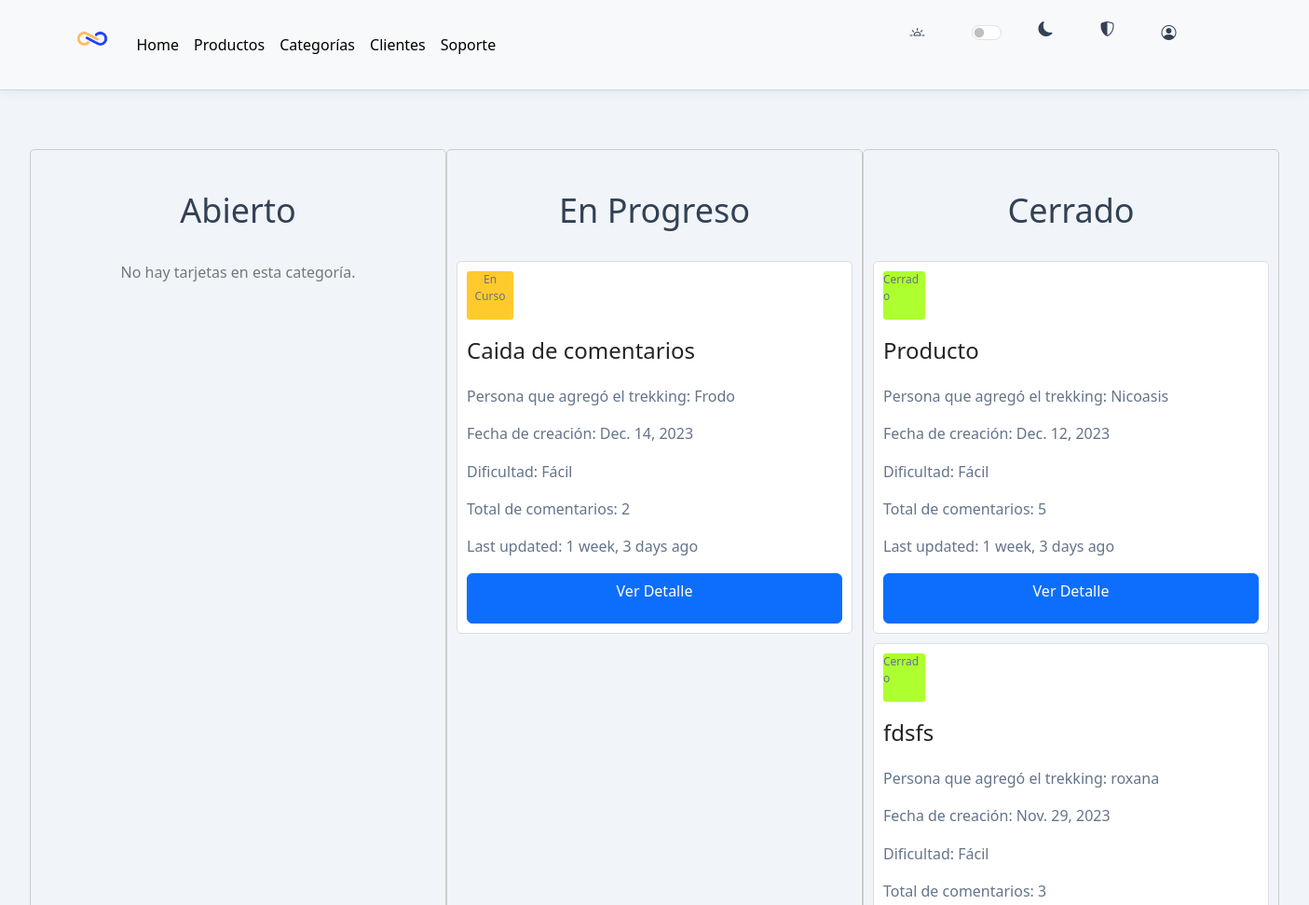
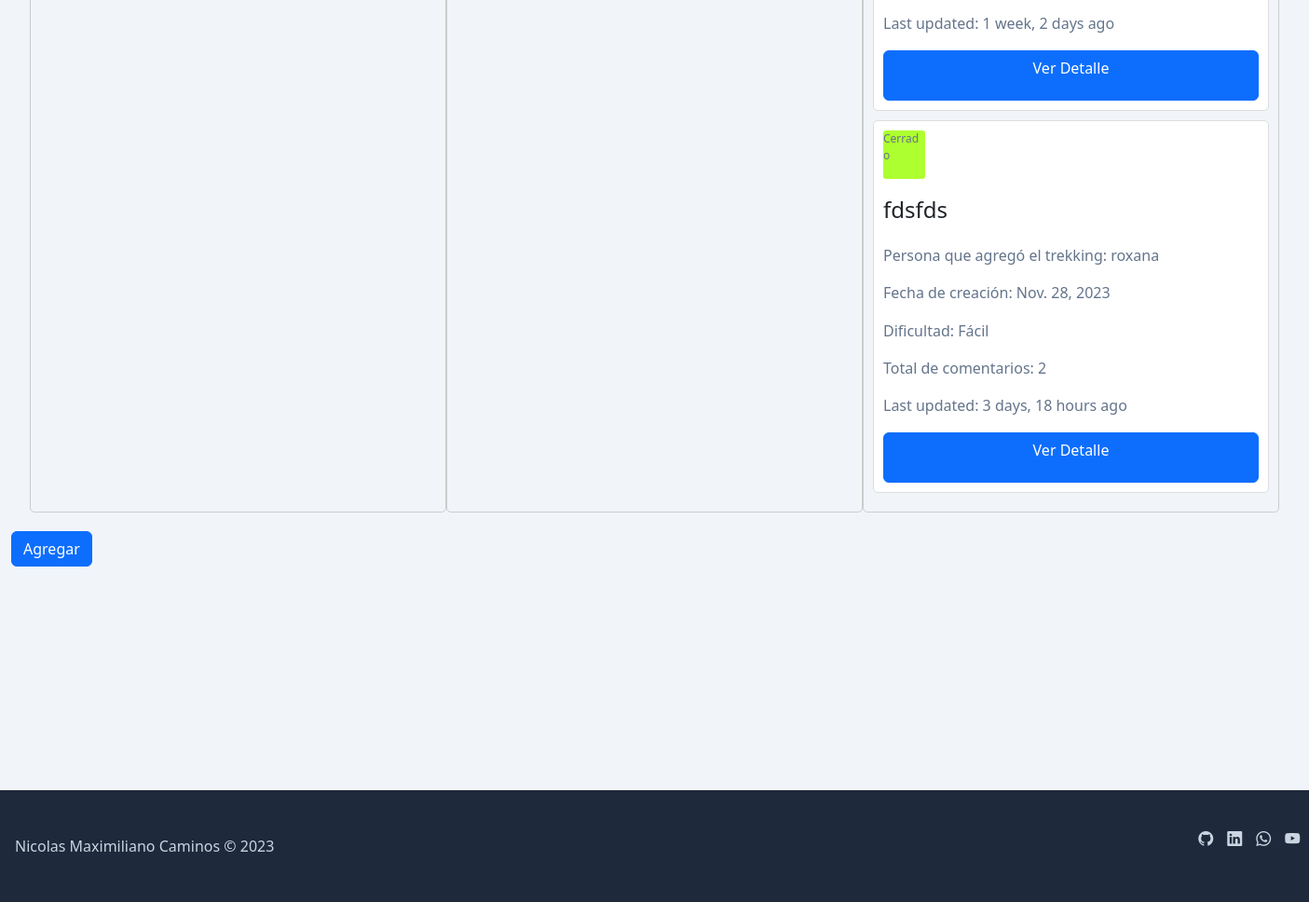
Screenshot of /trekking/ (signed in) with the database file from the repository (2 pictures, top to bottom).
### AppInfinity/models.py (models this page shows, shortened)
class Trekking(models.Model):
    ESTADO_CHOICES = [
        ('Abierto', 'Abierto'),
        ('En Curso', 'En Curso'),
        ('Cerrado', 'Cerrado'),
    ]
    nombre = models.CharField(max_length=255)
    descripcion = models.TextField()
    fecha_inicio = models.DateField()
    duracion_dias = models.IntegerField(blank=True, null=True)
    dificultad = models.CharField(max_length=20, choices=[('Fácil', 'Fácil'), ('Intermedio', 'Intermedio'), ('Difícil', 'Difícil')], default='Fácil', null=True)
    requisitos = models.TextField(blank=True, null=True)
    usuario = models.ForeignKey(User, on_delete=models.CASCADE)
    estado = models.CharField(max_length=10, choices=ESTADO_CHOICES, default='abierto')
    fecha_cierre = models.DateField(blank=True, null=True)
    last_updated = models.DateTimeField(auto_now=True)

### AppInfinity/views.py (the view, shortened to what this page needs)
# urls.py: path('trekking/', TrekkingView.as_view(), name='trekking_list'),
class TrekkingView(LoginRequiredMixin, View):
    template_name = 'trekking_list.html'
    @method_decorator(login_required(login_url='login'))
    def dispatch(self, request, *args, **kwargs):
        return super().dispatch(request, *args, **kwargs)
    def get(self, request, *args, **kwargs):
        trekking_list = Trekking.objects.all()
        trekking_abierto = trekking_list.filter(estado='Abierto')
        trekking_en_progreso = trekking_list.filter(estado='En Curso')
        trekking_cerrado = trekking_list.filter(estado='Cerrado')
        return render(request, self.template_name, {
            'trekking_abierto': trekking_abierto,
            'trekking_en_progreso': trekking_en_progreso,
            'trekking_cerrado': trekking_cerrado,
            'comment_form': CommentForm
        })

### templates/trekking_list.html (shortened to what this page needs)
{% extends 'base.html' %}
{% block content %}
<div class="kanban-board">
  <div class="kanban-column">
    <h2>Abierto</h2>
    {% if not trekking_abierto %}
      <p class="no-cards">No hay tarjetas en esta categoría.</p>
    {% endif %}
  </div>
  <div class="kanban-column">
    <h2>En Progreso</h2>
    {% for trekking in trekking_en_progreso %}
      <div class="card">
        <div class="enprogreso">
          <p>{{ trekking.estado }}</p>
        </div>
        <h5 class="card-title">{{ trekking.nombre }}</h5>
        <p>Persona que agregó el trekking: {{ trekking.usuario.username }}</p>
        <p>Fecha de creación: {{ trekking.fecha_inicio }}</p>
        <p>Dificultad: {{ trekking.dificultad }}</p>
        {% if trekking.comments.exists %}
            <p>Total de comentarios: {{ trekking.comments.count }}</p>
        {% else %}
            <p>No hay comentarios aún.</p>
        {% endif %}
        <p>Last updated: {{ trekking.last_updated|timesince }} ago</p>
        <a class="btn btn-primary"  href="{% url 'trekking_detail' trekking_id=trekking.id %}">Ver Detalle</a>
      </div>
    {% endfor %}
  </div>
  <div class="kanban-column">
    <h2>Cerrado</h2>
    {% for trekking in trekking_cerrado %}
      <div class="card">
        <div class="cancelado">
          <p>{{ trekking.estado }}</p>
        </div>
        <h5 class="card-title">{{ trekking.nombre }}</h5>
        <p>Persona que agregó el trekking: {{ trekking.usuario.username }}</p>
        <p>Fecha de creación: {{ trekking.fecha_inicio }}</p>
        <p>Dificultad: {{ trekking.dificultad }}</p>
        {% if trekking.comments.exists %}
            <p>Total de comentarios: {{ trekking.comments.count }}</p>
        {% else %}
            <p>No hay comentarios aún.</p>
        {% endif %}
        <p>Last updated: {{ trekking.last_updated|timesince }} ago</p>
        <a class="btn btn-primary" href="{% url 'trekking_detail' trekking_id=trekking.id %}">Ver Detalle</a>
      </div>
    {% endfor %}
  </div>
</div>
<a aria-current="page" class="btn btn-primary" href="{% url 'crear_reporte' %}">Agregar</a>
{% endblock %}

### templates/base.html (shortened to what this page needs)
{% load static %}
<!DOCTYPE html>
<html lang="en">
<head>
    <link rel="stylesheet" href="https://cdn.jsdelivr.net/npm/bootstrap@5.3.0/dist/css/bootstrap.min.css">
    <link rel="stylesheet" href="https://cdn.jsdelivr.net/npm/bootstrap-icons@1.10.3/font/bootstrap-icons.css" />
    <link rel="stylesheet" href="{% static 'css/style.css' %}" />
</head>
<body class="body-contact">
    <header class="base-header">
        {% include 'partials/navbarindex.html' %}
    </header>
    <main class="base-content container-fluid">
        {% block content %}
        {% endblock %}
    </main>
    <footer class="base-footer" id="footer_contact">
        {% include 'partials/footer.html' %}
    </footer>
</body>
</html>

### templates/partials/navbarindex.html (shortened to what this page needs)
{% block content %}
<nav class="navbar navbar-expand-lg navbar-light bg-light" id="navbar_oasis">
    <div class="container">
        <img class="d-inline-block align-text-top logo_Infinity" />
        <div class="collapse navbar-collapse" id="navbarScroll">
            {% if user.is_authenticated %}
            <ul class="navbar-nav me-auto my-2 my-lg-0 navbar-nav-scroll" class="nav_ul"
                style="--bs-scroll-height: 100px">
                <li class="nav-item">
                    <a class="nav-link active" aria-current="page" href="{% url 'index' %}">Home</a>
                </li>
                <li class="nav-item">
                    <a class="nav-link active" aria-current="page" href="{% url 'producto' %}">Productos</a>
                </li>
                <li class="nav-item">
                    <a class="nav-link active" aria-current="page" href="{% url 'categoria' %}">Categorías</a>
                </li>
                <li class="nav-item">
                    <a class="nav-link active" aria-current="page" href="{% url 'cliente' %}"> Clientes</a>
                </li>
                <li class="nav-item">
                    <a class="nav-link active" aria-current="page"  href="{% url 'trekking_list' %}">Soporte</a>
                </li>
            </ul>
            <form class="d-flex">
                <p id="items" class="bi bi-brightness-alt-high"></p>
                <div class="form-check form-switch slider">
                    <input title="checkbox-datascheme" class="form-check-input" type="checkbox" role="switch"
                        id="slider" />
                </div>
                <ul>
                </ul>
                {% if user.is_staff %}
                <li id="items_user" class="bi bi-shield-shaded bi-brightness-alt-high" data-bs-toggle="offcanvas" data-bs-target="#offcanvasScrolling" type="button">
                    <a class="nav-link active" aria-current="page" href="{% url 'admin:index' %}" alt=" ">&nbsp;</a>
                </li>
                {% with avatar_url=request.session.avatar %}
                {% if user.is_authenticated and avatar_url %}
                    <a href="#" data-bs-toggle="offcanvas" data-bs-target="#offcanvasBottom" aria-controls="offcanvasBottom">
                        <img src="{{ avatar_url }}" class="avatar" alt="User Avatar">
                    </a>
                {% else %}
                    <span class="bi bi-person-circle bi-brightness-alt-high avatar" data-bs-toggle="offcanvas" data-bs-target="#offcanvasBottom" aria-controls="offcanvasBottom">
                    </span>
                {% endif %}
            {% endwith %}
            {% endif %}
            {% endif %}
            </form>
        </div>
    </div>
</nav>
{% endblock %}

### templates/partials/footer.html
<div>
    <p class="pFooter">Nicolas Maximiliano Caminos © 2023</p>
</div>
<ul class="socialmedia">
    <li>
        <a title="github" class="bi bi-github"
            href="https://github.com/NicolasCaminos/Infinity-Shop-Django"></a>
    </li>
    <li>
        <a title="linkedin" class="bi bi-linkedin" href="https://www.linkedin.com/in/nicolascaminos/"></a>
    </li>
    <li>
        <a title="Whatsapp" class="bi bi-whatsapp" href="https://api.whatsapp.com/send?phone=3517075862"></a>
    </li>
    <li>
        <a title="Youtube" class="bi bi-youtube"
            href="https://www.youtube.com/channel/UCUDVBtnOQi4c7E8jebpjc9Q"></a>
    </li>
</ul>

### rows the page displays
Trekking: estado "En Curso", nombre "Caida de comentarios", usuario.username "Frodo", fecha_inicio "Dec. 14, 2023", dificultad "Fácil", comments.count "2", last_updated "1 week, 3 days"
Trekking: estado "Cerrado", nombre "Producto", usuario.username "Nicoasis", fecha_inicio "Dec. 12, 2023", dificultad "Fácil", comments.count "5", last_updated "1 week, 3 days"
Trekking: estado "Cerrado", nombre "fdsfs", usuario.username "roxana", fecha_inicio "Nov. 29, 2023", dificultad "Fácil", comments.count "3", last_updated "1 week, 2 days"
Trekking: estado "Cerrado", nombre "fdsfds", usuario.username "roxana", fecha_inicio "Nov. 28, 2023", dificultad "Fácil", comments.count "2", last_updated "3 days, 18 hours"
